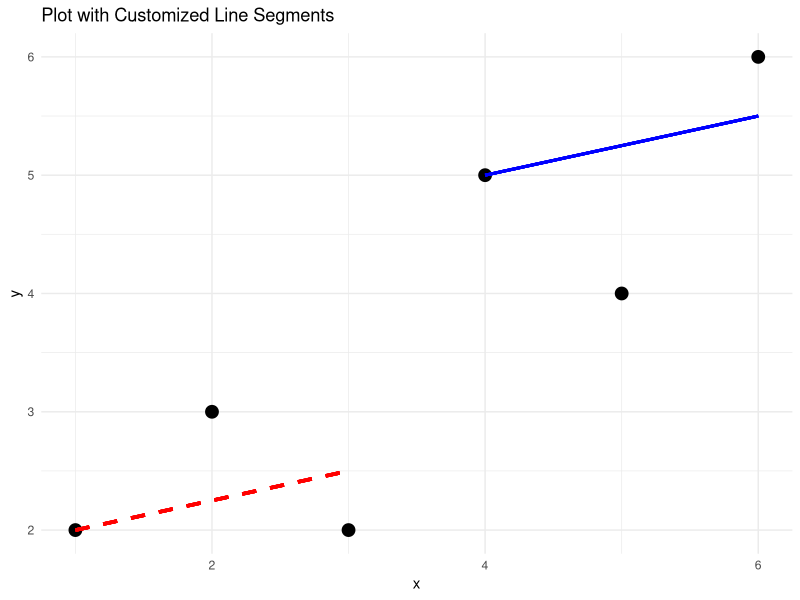

Recreate this plot in R.
# Write a code snippet using geom_segment() to
# add customized line segments to your plot.

# Load ggplot2
library(ggplot2)

# Sample data
df <- data.frame(
  x = c(1, 2, 3, 4, 5, 6),
  y = c(2, 3, 2, 5, 4, 6)
)

# Create the plot with custom line segments
ggplot(df, aes(x = x, y = y)) +
  geom_point(size = 4) +  # Add points
  geom_segment(
    aes(x = 1, y = 2, xend = 3, yend = 2.5),  # Segment from (1, 2) to (3, 2.5)
    color = "red", size = 1.2, linetype = "dashed"
  ) +
  geom_segment(
    aes(x = 4, y = 5, xend = 6, yend = 5.5),  # Segment from (4, 5) to (6, 5.5)
    color = "blue", size = 1, linetype = "solid"
  ) +
  labs(title = "Plot with Customized Line Segments") +
  theme_minimal()
